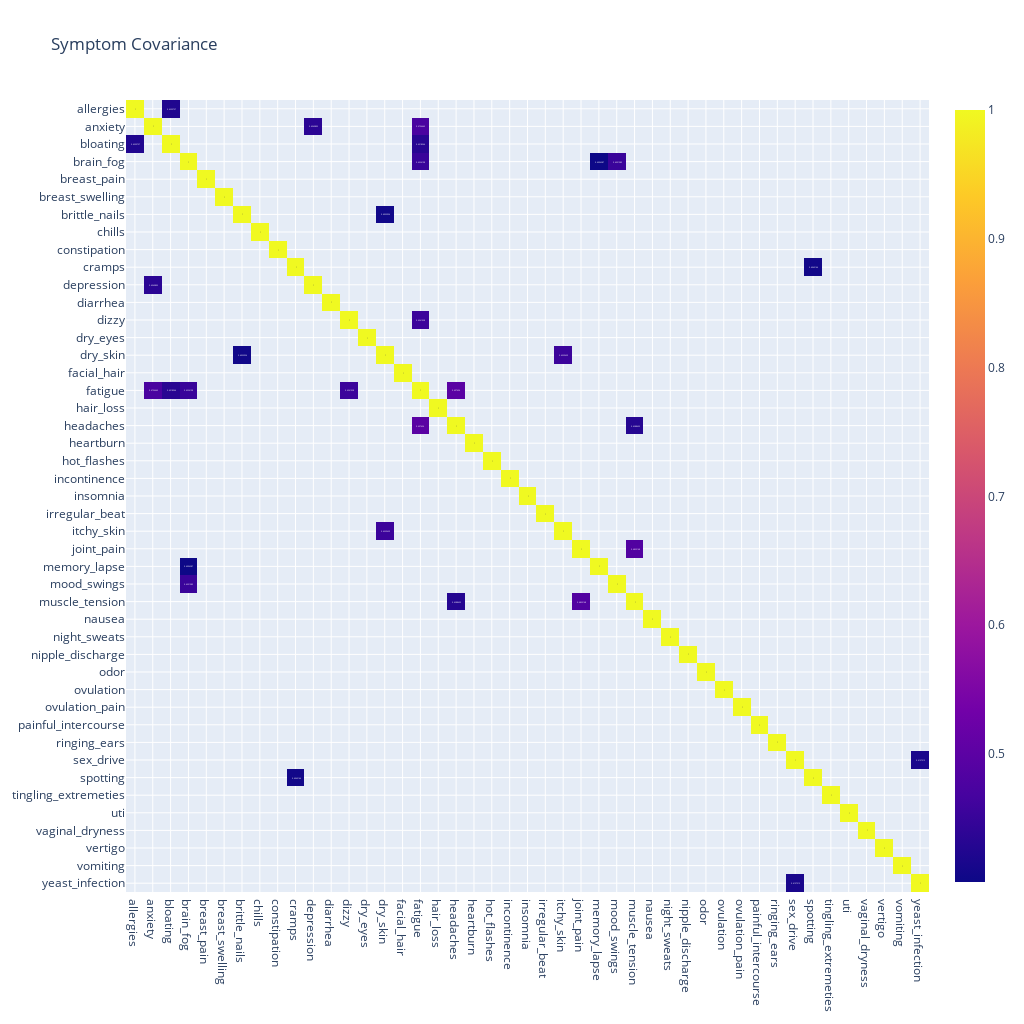

The notebook cell this image was saved under:
### Code cell
import pandas as pd
import plotly.express as px

th = 0.4

fmatrix = cmatrix[cmatrix >= th]

# create the heatmap with the updated 'fmatrix'
fig = px.imshow(fmatrix,
                width=1024,
                height=1024,
                text_auto=True,
                aspect='auto',
                title='Symptom Covariance')
fig.show()

# Create an empty list to store the results
covariance_results = []

indexes = fmatrix.index.values
for s in symptoms:
    if s not in ['hot_flashes', 'night_sweats']:  # Exclude 'hot_flashes' and 'night_sweats' from iteration
        paired = fmatrix[s].dropna().index.values
        # We can go ahead and calculate the covariance and store the results in the list.
        for p in paired:
            if not (s == p):
                covariance = fmatrix.loc[s][p]
                covariance_results.append({'Symptom1': s, 'Symptom2': p, 'Covariance': covariance})

# Convert the list to a DataFrame
covariance_results_df = pd.DataFrame(covariance_results)

# Sort the DataFrame by the 'Covariance' column in descending order
covariance_results_df = covariance_results_df.sort_values(by='Covariance', ascending=False)

# Print the sorted results
print(covariance_results_df)

### Figure 1 — Plotly figure (JSON) as saved in the notebook; plotly's stock layout.template omitted (floating-point values rounded to 4 significant figures; data arrays with more than 128 entries replaced by an {"elided": "..."} marker saying what was removed)
{"data": [{"coloraxis": "coloraxis", "hovertemplate": "x: %{x}<br>y: %{y}<br>color: %{z}<extra></extra>", "name": "0", "texttemplate": "%{z}", "type": "heatmap", "x": ["allergies", "anxiety", "bloating", "brain_fog", "breast_pain", "breast_swelling", "brittle_nails", "chills", "constipation", "cramps", "depression", "diarrhea", "dizzy", "dry_eyes", "dry_skin", "facial_hair", "fatigue", "hair_loss", "headaches", "heartburn", "hot_flashes", "incontinence", "insomnia", "irregular_beat", "itchy_skin", "joint_pain", "memory_lapse", "mood_swings", "muscle_tension", "nausea", "night_sweats", "nipple_discharge", "odor", "ovulation", "ovulation_pain", "painful_intercourse", "ringing_ears", "sex_drive", "spotting", "tingling_extremeties", "uti", "vaginal_dryness", "vertigo", "vomiting", "yeast_infection"], "xaxis": "x", "y": ["allergies", "anxiety", "bloating", "brain_fog", "breast_pain", "breast_swelling", "brittle_nails", "chills", "constipation", "cramps", "depression", "diarrhea", "dizzy", "dry_eyes", "dry_skin", "facial_hair", "fatigue", "hair_loss", "headaches", "heartburn", "hot_flashes", "incontinence", "insomnia", "irregular_beat", "itchy_skin", "joint_pain", "memory_lapse", "mood_swings", "muscle_tension", "nausea", "night_sweats", "nipple_discharge", "odor", "ovulation", "ovulation_pain", "painful_intercourse", "ringing_ears", "sex_drive", "spotting", "tingling_extremeties", "uti", "vaginal_dryness", "vertigo", "vomiting", "yeast_infection"], "yaxis": "y", "z": {"elided": "45x45 float values"}}], "layout": {"coloraxis": {"colorscale": [[0, "#0d0887"], [0.1111, "#46039f"], [0.2222, "#7201a8"], [0.3333, "#9c179e"], [0.4444, "#bd3786"], [0.5556, "#d8576b"], [0.6667, "#ed7953"], [0.7778, "#fb9f3a"], [0.8889, "#fdca26"], [1, "#f0f921"]]}, "height": 1024, "title": {"text": "Symptom Covariance"}, "width": 1024, "xaxis": {"anchor": "y", "domain": [0, 1]}, "yaxis": {"anchor": "x", "autorange": "reversed", "domain": [0, 1]}}}
